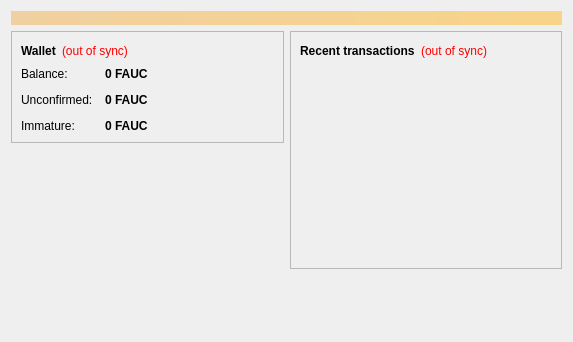
<?xml version="1.0" encoding="UTF-8"?>
<ui version="4.0">
 <class>OverviewPage</class>
 <widget class="QWidget" name="OverviewPage">
  <property name="geometry">
   <rect>
    <x>0</x>
    <y>0</y>
    <width>573</width>
    <height>342</height>
   </rect>
  </property>
  <property name="windowTitle">
   <string>Form</string>
  </property>
  <layout class="QVBoxLayout" name="topLayout">
   <item>
    <widget class="QLabel" name="labelAlerts">
     <property name="visible">
      <bool>false</bool>
     </property>
     <property name="styleSheet">
      <string notr="true">background-color: qlineargradient(x1: 0, y1: 0, x2: 1, y2: 0, stop:0 #F0D0A0, stop:1 #F8D488); color:#000000;</string>
     </property>
     <property name="wordWrap">
      <bool>true</bool>
     </property>
     <property name="margin">
      <number>3</number>
     </property>
    </widget>
   </item>
   <item>
    <layout class="QHBoxLayout" name="horizontalLayout" stretch="1,1">
     <item>
      <layout class="QVBoxLayout" name="verticalLayout_2">
       <item>
        <widget class="QFrame" name="frame">
         <property name="frameShape">
          <enum>QFrame::StyledPanel</enum>
         </property>
         <property name="frameShadow">
          <enum>QFrame::Raised</enum>
         </property>
         <layout class="QVBoxLayout" name="verticalLayout_4">
          <item>
           <layout class="QHBoxLayout" name="horizontalLayout_4">
            <item>
             <widget class="QLabel" name="label_5">
              <property name="font">
               <font>
                <weight>75</weight>
                <bold>true</bold>
               </font>
              </property>
              <property name="text">
               <string>Wallet</string>
              </property>
             </widget>
            </item>
            <item>
             <widget class="QLabel" name="labelWalletStatus">
              <property name="toolTip">
               <string>The displayed information may be out of date. Your wallet automatically synchronizes with the Faucetcoin network after a connection is established, but this process has not completed yet.</string>
              </property>
              <property name="styleSheet">
               <string notr="true">QLabel { color: red; }</string>
              </property>
              <property name="text">
               <string notr="true">(out of sync)</string>
              </property>
              <property name="alignment">
               <set>Qt::AlignLeading|Qt::AlignLeft|Qt::AlignVCenter</set>
              </property>
             </widget>
            </item>
            <item>
             <spacer name="horizontalSpacer_2">
              <property name="orientation">
               <enum>Qt::Horizontal</enum>
              </property>
              <property name="sizeHint" stdset="0">
               <size>
                <width>40</width>
                <height>20</height>
               </size>
              </property>
             </spacer>
            </item>
           </layout>
          </item>
          <item>
           <layout class="QFormLayout" name="formLayout_2">
            <property name="fieldGrowthPolicy">
             <enum>QFormLayout::AllNonFixedFieldsGrow</enum>
            </property>
            <property name="horizontalSpacing">
             <number>12</number>
            </property>
            <property name="verticalSpacing">
             <number>12</number>
            </property>
            <item row="0" column="0">
             <widget class="QLabel" name="label">
              <property name="text">
               <string>Balance:</string>
              </property>
             </widget>
            </item>
            <item row="0" column="1">
             <widget class="QLabel" name="labelBalance">
              <property name="font">
               <font>
                <weight>75</weight>
                <bold>true</bold>
               </font>
              </property>
              <property name="cursor">
               <cursorShape>IBeamCursor</cursorShape>
              </property>
              <property name="toolTip">
               <string>Your current balance</string>
              </property>
              <property name="text">
               <string notr="true">0 FAUC</string>
              </property>
              <property name="textInteractionFlags">
               <set>Qt::LinksAccessibleByMouse|Qt::TextSelectableByKeyboard|Qt::TextSelectableByMouse</set>
              </property>
             </widget>
            </item>
            <item row="1" column="0">
             <widget class="QLabel" name="label_3">
              <property name="text">
               <string>Unconfirmed:</string>
              </property>
             </widget>
            </item>
            <item row="1" column="1">
             <widget class="QLabel" name="labelUnconfirmed">
              <property name="font">
               <font>
                <weight>75</weight>
                <bold>true</bold>
               </font>
              </property>
              <property name="cursor">
               <cursorShape>IBeamCursor</cursorShape>
              </property>
              <property name="toolTip">
               <string>Total of transactions that have yet to be confirmed, and do not yet count toward the current balance</string>
              </property>
              <property name="text">
               <string notr="true">0 FAUC</string>
              </property>
              <property name="textInteractionFlags">
               <set>Qt::LinksAccessibleByMouse|Qt::TextSelectableByKeyboard|Qt::TextSelectableByMouse</set>
              </property>
             </widget>
            </item>
            <item row="2" column="0">
             <widget class="QLabel" name="labelImmatureText">
              <property name="text">
               <string>Immature:</string>
              </property>
             </widget>
            </item>
            <item row="2" column="1">
             <widget class="QLabel" name="labelImmature">
              <property name="font">
               <font>
                <weight>75</weight>
                <bold>true</bold>
               </font>
              </property>
              <property name="toolTip">
               <string>Mined balance that has not yet matured</string>
              </property>
              <property name="text">
               <string notr="true">0 FAUC</string>
              </property>
              <property name="textInteractionFlags">
               <set>Qt::LinksAccessibleByMouse|Qt::TextSelectableByKeyboard|Qt::TextSelectableByMouse</set>
              </property>
             </widget>
            </item>
           </layout>
          </item>
         </layout>
        </widget>
       </item>
       <item>
        <spacer name="verticalSpacer">
         <property name="orientation">
          <enum>Qt::Vertical</enum>
         </property>
         <property name="sizeHint" stdset="0">
          <size>
           <width>20</width>
           <height>40</height>
          </size>
         </property>
        </spacer>
       </item>
      </layout>
     </item>
     <item>
      <layout class="QVBoxLayout" name="verticalLayout_3">
       <item>
        <widget class="QFrame" name="frame_2">
         <property name="frameShape">
          <enum>QFrame::StyledPanel</enum>
         </property>
         <property name="frameShadow">
          <enum>QFrame::Raised</enum>
         </property>
         <layout class="QVBoxLayout" name="verticalLayout">
          <item>
           <layout class="QHBoxLayout" name="horizontalLayout_2">
            <item>
             <widget class="QLabel" name="label_4">
              <property name="text">
               <string>&lt;b&gt;Recent transactions&lt;/b&gt;</string>
              </property>
             </widget>
            </item>
            <item>
             <widget class="QLabel" name="labelTransactionsStatus">
              <property name="toolTip">
               <string>The displayed information may be out of date. Your wallet automatically synchronizes with the Faucetcoin network after a connection is established, but this process has not completed yet.</string>
              </property>
              <property name="styleSheet">
               <string notr="true">QLabel { color: red; }</string>
              </property>
              <property name="text">
               <string notr="true">(out of sync)</string>
              </property>
              <property name="alignment">
               <set>Qt::AlignRight|Qt::AlignTrailing|Qt::AlignVCenter</set>
              </property>
             </widget>
            </item>
            <item>
             <spacer name="horizontalSpacer">
              <property name="orientation">
               <enum>Qt::Horizontal</enum>
              </property>
              <property name="sizeHint" stdset="0">
               <size>
                <width>40</width>
                <height>20</height>
               </size>
              </property>
             </spacer>
            </item>
           </layout>
          </item>
          <item>
           <widget class="QListView" name="listTransactions">
            <property name="styleSheet">
             <string notr="true">QListView { background: transparent; }</string>
            </property>
            <property name="frameShape">
             <enum>QFrame::NoFrame</enum>
            </property>
            <property name="verticalScrollBarPolicy">
             <enum>Qt::ScrollBarAlwaysOff</enum>
            </property>
            <property name="horizontalScrollBarPolicy">
             <enum>Qt::ScrollBarAlwaysOff</enum>
            </property>
            <property name="selectionMode">
             <enum>QAbstractItemView::NoSelection</enum>
            </property>
           </widget>
          </item>
         </layout>
        </widget>
       </item>
       <item>
        <spacer name="verticalSpacer_2">
         <property name="orientation">
          <enum>Qt::Vertical</enum>
         </property>
         <property name="sizeHint" stdset="0">
          <size>
           <width>20</width>
           <height>40</height>
          </size>
         </property>
        </spacer>
       </item>
      </layout>
     </item>
    </layout>
   </item>
  </layout>
 </widget>
 <resources/>
 <connections/>
</ui>
